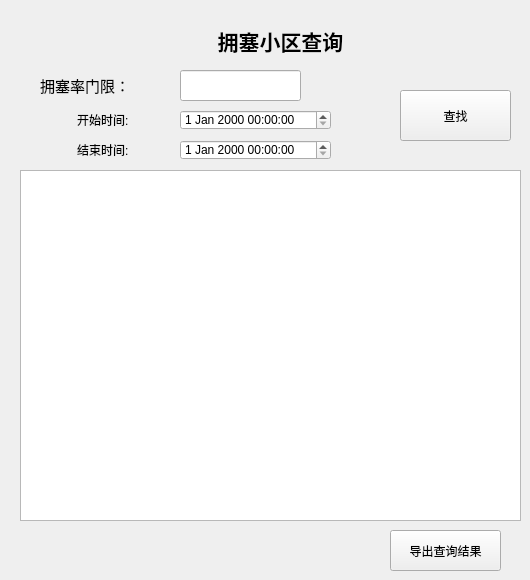
     <widget class="QWidget" name="page_4">
      <widget class="QLabel" name="label_37">
       <property name="geometry">
        <rect>
         <x>40</x>
         <y>10</y>
         <width>481</width>
         <height>61</height>
        </rect>
       </property>
       <property name="font">
        <font>
         <family>Adobe Arabic</family>
         <pointsize>16</pointsize>
         <weight>75</weight>
         <bold>true</bold>
        </font>
       </property>
       <property name="text">
        <string>拥塞小区查询</string>
       </property>
       <property name="alignment">
        <set>Qt::AlignCenter</set>
       </property>
      </widget>
      <widget class="QLabel" name="label_38">
       <property name="geometry">
        <rect>
         <x>40</x>
         <y>70</y>
         <width>121</width>
         <height>31</height>
        </rect>
       </property>
       <property name="font">
        <font>
         <family>楷体</family>
         <pointsize>11</pointsize>
        </font>
       </property>
       <property name="text">
        <string>拥塞率门限：</string>
       </property>
      </widget>
      <widget class="QLabel" name="endLabel">
       <property name="geometry">
        <rect>
         <x>77</x>
         <y>140</y>
         <width>71</width>
         <height>20</height>
        </rect>
       </property>
       <property name="text">
        <string>结束时间:</string>
       </property>
      </widget>
      <widget class="QDateTimeEdit" name="endDateTimeEdit">
       <property name="geometry">
        <rect>
         <x>180</x>
         <y>140</y>
         <width>151</width>
         <height>20</height>
        </rect>
       </property>
      </widget>
      <widget class="QLineEdit" name="lineEdit">
       <property name="geometry">
        <rect>
         <x>180</x>
         <y>70</y>
         <width>121</width>
         <height>31</height>
        </rect>
       </property>
      </widget>
      <widget class="QDateTimeEdit" name="startDateTimeEdit">
       <property name="geometry">
        <rect>
         <x>180</x>
         <y>110</y>
         <width>151</width>
         <height>20</height>
        </rect>
       </property>
      </widget>
      <widget class="QTableView" name="tableView_2">
       <property name="geometry">
        <rect>
         <x>20</x>
         <y>170</y>
         <width>501</width>
         <height>351</height>
        </rect>
       </property>
      </widget>
      <widget class="QPushButton" name="pushButton_12">
       <property name="geometry">
        <rect>
         <x>400</x>
         <y>90</y>
         <width>111</width>
         <height>51</height>
        </rect>
       </property>
       <property name="text">
        <string>查找</string>
       </property>
      </widget>
      <widget class="QLabel" name="startLabel">
       <property name="geometry">
        <rect>
         <x>77</x>
         <y>110</y>
         <width>71</width>
         <height>20</height>
        </rect>
       </property>
       <property name="text">
        <string>开始时间:</string>
       </property>
      </widget>
      <widget class="QPushButton" name="pushButton_23">
       <property name="geometry">
        <rect>
         <x>390</x>
         <y>530</y>
         <width>111</width>
         <height>41</height>
        </rect>
       </property>
       <property name="text">
        <string>导出查询结果</string>
       </property>
      </widget>
     </widget>
